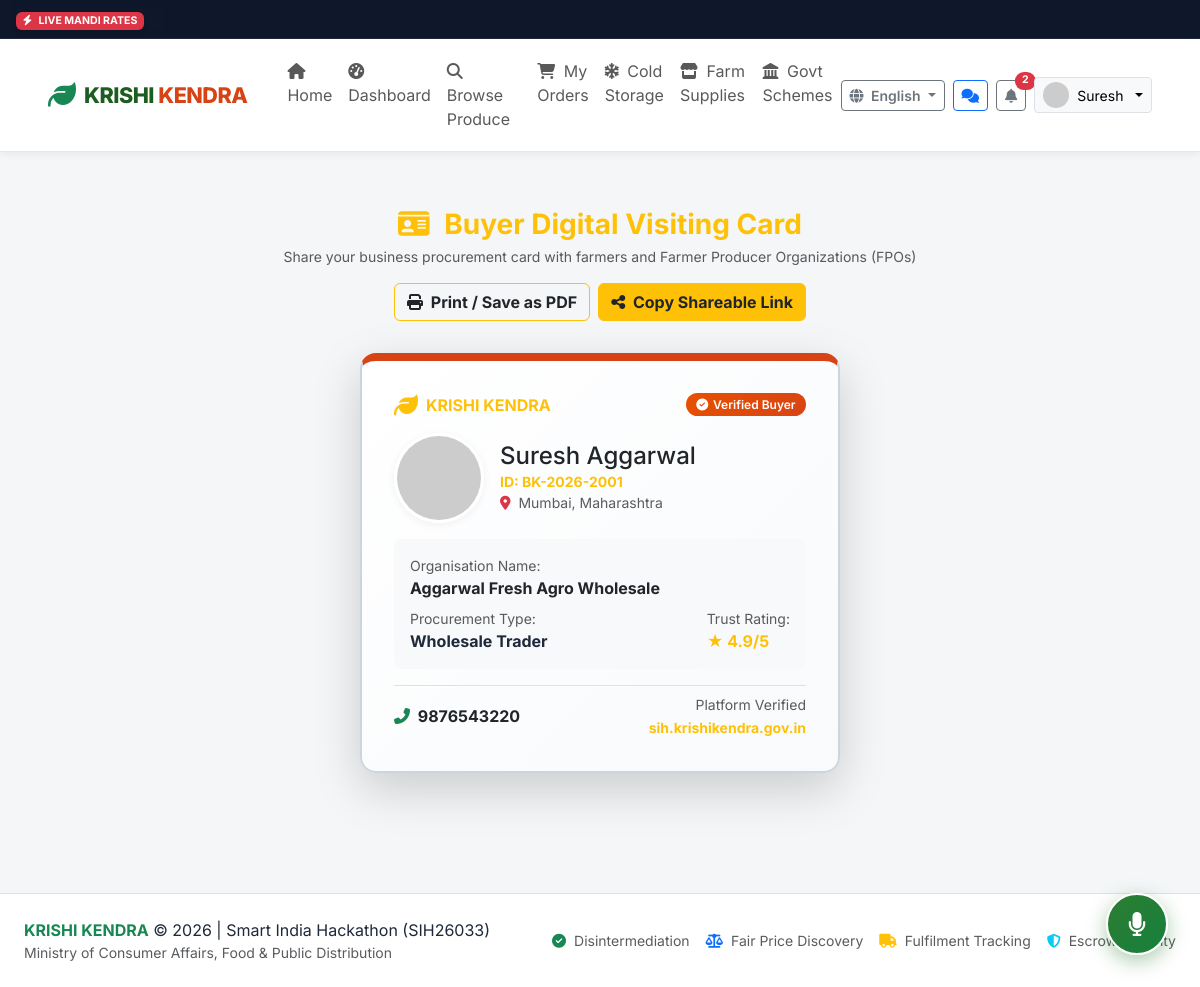
/buyer/visiting-card (signed in), run on the app's committed database.
### app/models.py (models this page shows, shortened)
class User(db.Model):
    __tablename__ = 'users'
    id = db.Column(db.Integer, primary_key=True)
    custom_id = db.Column(db.String(32), unique=True, nullable=False, index=True) # e.g. FK-2026-1001, BK-2026-2001, ADM-001
    phone = db.Column(db.String(15), unique=True, nullable=False, index=True)
    password_hash = db.Column(db.String(255), nullable=True)
    role = db.Column(db.String(20), nullable=False, default='farmer') # farmer, buyer, admin
    name = db.Column(db.String(120), nullable=False)
    profile_image = db.Column(db.String(255), default='default_avatar.png')
    preferred_language = db.Column(db.String(10), default='en') # en, hi, mr, ta, te
    is_verified = db.Column(db.Boolean, default=False)
    verification_status = db.Column(db.String(20), default='none') # none, pending, approved, rejected
    gov_id_type = db.Column(db.String(50), nullable=True) # Aadhaar, Voter Card, Kisan Credit Card
    gov_id_masked = db.Column(db.String(50), nullable=True) # e.g. "XXXX-XXXX-1234" (Never store full plaintext)
    verification_doc = db.Column(db.String(255), nullable=True)
    verification_rejection_reason = db.Column(db.String(255), nullable=True)
    is_active = db.Column(db.Boolean, default=True)
    created_at = db.Column(db.DateTime, default=datetime.utcnow)
    updated_at = db.Column(db.DateTime, default=datetime.utcnow, onupdate=datetime.utcnow)
    farmer_profile = db.relationship('FarmerProfile', backref='user', uselist=False, cascade='all, delete-orphan')
    buyer_profile = db.relationship('BuyerProfile', backref='user', uselist=False, cascade='all, delete-orphan')
    inventories = db.relationship('Inventory', backref='farmer', lazy='dynamic', cascade='all, delete-orphan')
    requirements = db.relationship('Requirement', backref='buyer', lazy='dynamic', cascade='all, delete-orphan')
    notifications = db.relationship('Notification', backref='user', lazy='dynamic', cascade='all, delete-orphan')

class BuyerProfile(db.Model):
    __tablename__ = 'buyer_profiles'
    id = db.Column(db.Integer, primary_key=True)
    user_id = db.Column(db.Integer, db.ForeignKey('users.id', ondelete='CASCADE'), nullable=False, unique=True)
    business_name = db.Column(db.String(150), default='Fresh Harvest Traders')
    business_type = db.Column(db.String(80), default='Wholesale Trader') # Wholesale Trader, Retailer, Apartment Buying Club, Consumer, Processor
    gst_number = db.Column(db.String(30), nullable=True)
    address = db.Column(db.String(255), default='')
    district = db.Column(db.String(100), default='Mumbai')
    state = db.Column(db.String(100), default='Maharashtra')
    pincode = db.Column(db.String(10), default='400001')
    latitude = db.Column(db.Float, nullable=True, default=19.0760)
    longitude = db.Column(db.Float, nullable=True, default=72.8777)
    description = db.Column(db.Text, default='Procuring direct-from-farm produce at transparent fair prices.')
    share_phone_consent = db.Column(db.Boolean, default=False)
    rating = db.Column(db.Float, default=4.9)
    total_reviews = db.Column(db.Integer, default=8)

### app/routes/buyer.py (the view)
@buyer_bp.route('/visiting-card')
@buyer_required
def visiting_card():
    user = g.user
    profile = user.buyer_profile
    return render_template('buyer/visiting_card.html', user=user, profile=profile)

### app/templates/buyer/visiting_card.html (shortened to what this page needs)
{% extends "base.html" %}
{% block content %}
<div class="container py-4">
  <div class="text-center mb-4 no-print">
    <h3 class="fw-bold text-warning mb-1"><i class="fas fa-id-card me-2"></i> Buyer Digital Visiting Card</h3>
    <p class="text-muted small">Share your business procurement card with farmers and Farmer Producer Organizations (FPOs)</p>
    <div class="d-flex justify-content-center gap-2 mt-3">
      <button onclick="window.print()" class="btn btn-outline-warning text-dark fw-bold">
        <i class="fas fa-print me-1"></i> Print / Save as PDF
      </button>
      <button onclick="navigator.clipboard.writeText(window.location.origin + '{{ url_for('main.public_visiting_card', custom_id=user.custom_id) }}'); alert('Visiting Card link copied to clipboard!');" class="btn btn-warning text-dark fw-bold">
        <i class="fas fa-share-alt me-1"></i> Copy Shareable Link
      </button>
    </div>
  </div>
  <div class="visiting-card-container">
    <div class="visiting-card buyer-theme-card shadow-lg">
      <div class="d-flex justify-content-between align-items-center mb-3">
        <div class="d-flex align-items-center gap-2">
          <i class="fas fa-leaf text-warning fs-4"></i>
          <span class="fw-bold text-warning">KRISHI KENDRA</span>
        </div>
        {% if user.is_verified %}
          <span class="badge badge-verified-buyer"><i class="fas fa-check-circle"></i> Verified Buyer</span>
        {% else %}
          <span class="badge bg-secondary">Registered Buyer</span>
        {% endif %}
      </div>
      <div class="d-flex align-items-center gap-3 mb-3">
        <img src="{% if user.profile_image and user.profile_image != 'default_avatar.png' %}{{ url_for('static', filename='uploads/' + user.profile_image) }}{% else %}https://ui-avatars.com/api/?name={{ user.name }}&background=e65100&color=fff{% endif %}" alt="Avatar" class="visiting-card-avatar">
        <div>
          <h4 class="fw-extrabold mb-0 text-dark">{{ user.name }}</h4>
          <div class="text-warning fw-bold small">ID: {{ user.custom_id }}</div>
          <div class="text-muted small"><i class="fas fa-map-marker-alt text-danger me-1"></i> {{ profile.district if profile else 'Mumbai' }}, {{ profile.state if profile else 'Maharashtra' }}</div>
        </div>
      </div>
      <div class="p-3 bg-light rounded-3 mb-3">
        <div class="mb-2">
          <small class="text-muted d-block">Organisation Name:</small>
          <strong class="text-dark">{{ profile.business_name if profile else 'Agricultural Trade Corp' }}</strong>
        </div>
        <div class="d-flex justify-content-between">
          <div>
            <small class="text-muted d-block">Procurement Type:</small>
            <strong>{{ profile.business_type if profile else 'Wholesale Trader' }}</strong>
          </div>
          <div>
            <small class="text-muted d-block">Trust Rating:</small>
            <strong class="text-warning">★ {{ profile.rating if profile else 4.9 }}/5</strong>
          </div>
        </div>
      </div>
      <div class="border-top pt-2 d-flex justify-content-between align-items-center">
        <div>
          {% if profile and profile.share_phone_consent %}
            <div class="fw-bold text-dark"><i class="fas fa-phone-alt text-success me-1"></i> {{ user.phone }}</div>
          {% else %}
            <div class="text-muted small"><i class="fas fa-lock text-secondary me-1"></i> Direct In-App Negotiation</div>
          {% endif %}
        </div>
        <div class="text-end">
          <small class="text-muted d-block">Platform Verified</small>
          <small class="fw-bold text-warning">sih.krishikendra.gov.in</small>
        </div>
      </div>
    </div>
  </div>
</div>
{% endblock %}

### app/templates/base.html (shortened to what this page needs)
<!DOCTYPE html>
<html lang="{{ current_lang }}">
<head>
  <link href="https://cdn.jsdelivr.net/npm/bootstrap@5.3.3/dist/css/bootstrap.min.css" rel="stylesheet">
  <link rel="stylesheet" href="https://cdnjs.cloudflare.com/ajax/libs/font-awesome/6.5.1/css/all.min.css">
  <link rel="stylesheet" href="{{ url_for('static', filename='css/style.css') }}">
</head>
<body class="{% if current_user and current_user.role == 'farmer' %}theme-farmer{% elif current_user and current_user.role == 'buyer' %}theme-buyer{% elif current_user and current_user.role == 'admin' %}theme-admin{% endif %}">
  <div class="mandi-ticker">
    <div class="mandi-ticker-badge">
      <span class="badge bg-danger shadow-sm"><i class="fas fa-bolt me-1"></i> LIVE MANDI RATES</span>
    </div>
    <div class="mandi-ticker-track">
      <div class="ticker-wrap">
      </div>
    </div>
  </div>
  <nav class="navbar navbar-expand-lg navbar-krishi sticky-top">
    <div class="container-fluid px-lg-4">
      <a class="navbar-brand d-flex align-items-center" href="{{ url_for('main.index') }}">
        <i class="fas fa-leaf text-success fs-3 me-2"></i>
        <div class="brand-title">
          KRISHI <span>KENDRA</span>
        </div>
      </a>
      <div class="collapse navbar-collapse" id="navbarKrishiContent">
        <ul class="navbar-nav me-auto mb-2 mb-lg-0 ms-lg-3">
          <li class="nav-item">
            <a class="nav-link {% if request.endpoint == 'main.index' %}active fw-bold{% endif %}" href="{{ url_for('main.index') }}"><i class="fas fa-home me-1"></i> <span data-i18n="nav_home">Home</span></a>
          </li>
          {% if current_user %}
            {% if current_user.role == 'farmer' %}
              <li class="nav-item">
                <a class="nav-link {% if request.endpoint == 'farmer.dashboard' %}active text-success fw-bold{% endif %}" href="{{ url_for('farmer.dashboard') }}"><i class="fas fa-tachometer-alt me-1"></i> <span data-i18n="nav_dashboard">Dashboard</span></a>
              </li>
              <li class="nav-item">
                <a class="nav-link {% if request.endpoint == 'farmer.inventory' or request.endpoint == 'farmer.add_produce' %}active text-success fw-bold{% endif %}" href="{{ url_for('farmer.inventory') }}"><i class="fas fa-boxes me-1"></i> <span data-i18n="nav_inventory">My Inventory</span></a>
              </li>
              <li class="nav-item">
                <a class="nav-link {% if request.endpoint == 'farmer.orders' %}active text-success fw-bold{% endif %}" href="{{ url_for('farmer.orders') }}"><i class="fas fa-handshake me-1"></i> <span data-i18n="nav_orders">Orders</span></a>
              </li>
            {% elif current_user.role == 'buyer' %}
              <li class="nav-item">
                <a class="nav-link " href="{{ url_for('buyer.dashboard') }}"><i class="fas fa-tachometer-alt me-1"></i> <span data-i18n="nav_dashboard"></span></a>
              </li>
              <li class="nav-item">
                <a class="nav-link {% if request.endpoint == 'buyer.browse' %}active text-warning fw-bold{% endif %}" href="{{ url_for('buyer.browse') }}"><i class="fas fa-search me-1"></i> Browse Produce</a>
              </li>
              <li class="nav-item">
                <a class="nav-link {% if request.endpoint == 'buyer.orders' %}active text-warning fw-bold{% endif %}" href="{{ url_for('buyer.orders') }}"><i class="fas fa-shopping-cart me-1"></i> My Orders</a>
              </li>
            {% elif current_user.role == 'admin' %}
              <li class="nav-item">
                <a class="nav-link {% if 'admin.' in (request.endpoint or '') %}active text-primary fw-bold{% endif %}" href="{{ url_for('admin.dashboard') }}"><i class="fas fa-shield-alt me-1"></i> Admin Portal</a>
              </li>
            {% endif %}
          {% endif %}
          <li class="nav-item">
            <a class="nav-link " href="{{ url_for('cold_storage.index') }}"><i class="fas fa-snowflake me-1"></i> <span data-i18n="nav_cold_storage"></span></a>
          </li>
          <li class="nav-item">
            <a class="nav-link " href="{{ url_for('marketplace.index') }}"><i class="fas fa-store me-1"></i> <span data-i18n="nav_marketplace"></span></a>
          </li>
          <li class="nav-item">
            <a class="nav-link {% if 'schemes.' in (request.endpoint or '') %}active fw-bold{% endif %}" href="{{ url_for('schemes.index') }}"><i class="fas fa-landmark me-1"></i> <span data-i18n="nav_schemes">Govt Schemes</span></a>
          </li>
        </ul>
        <div class="d-flex align-items-center gap-2">
          <div class="dropdown">
            <button class="btn btn-sm btn-outline-secondary dropdown-toggle fw-semibold" type="button" data-bs-toggle="dropdown">
              <i class="fas fa-globe me-1"></i> {{ available_languages.get(current_lang, 'Language') }}
            </button>
          </div>
          {% if current_user %}
            <a href="{{ url_for('chat.chat_list') }}" class="btn btn-sm btn-outline-primary position-relative" title="Conversations & Offers">
              <i class="fas fa-comments"></i>
            </a>
            <div class="dropdown">
              <button class="btn btn-sm btn-outline-secondary position-relative" type="button" data-bs-toggle="dropdown" title="Notifications">
                <i class="fas fa-bell"></i>
                {% if unread_notifications_count > 0 %}
                  <span class="position-absolute top-0 start-100 translate-middle badge rounded-pill bg-danger">
                    {{ unread_notifications_count }}
                  </span>
                {% endif %}
              </button>
            </div>
            <div class="dropdown">
              <button class="btn btn-sm btn-light border dropdown-toggle d-flex align-items-center gap-2" type="button" data-bs-toggle="dropdown">
                <img src="{% if current_user.profile_image and current_user.profile_image != 'default_avatar.png' %}{{ url_for('static', filename='uploads/' + current_user.profile_image) }}{% else %}https://ui-avatars.com/api/?name={{ current_user.name }}&background=2e7d32&color=fff{% endif %}" alt="Avatar" class="rounded-circle" width="26" height="26">
                <span>{{ current_user.name.split()[0] }}</span>
              </button>
            </div>
          {% endif %}
        </div>
      </div>
    </div>
  </nav>
  <main class="py-3">
    {% block content %}{% endblock %}
  </main>
  <div class="voice-assistant-fab" id="voiceAssistantFab" title="Click to speak or chat with Krishi Mitra AI Copilot">
    <i class="fas fa-microphone fs-4"></i>
  </div>
  <footer class="bg-white border-top py-4 mt-5">
    <div class="container-fluid px-lg-4 d-flex flex-column flex-md-row justify-content-between align-items-center gap-3">
      <div>
        <span class="fw-bold text-success">KRISHI KENDRA</span> &copy; 2026 | Smart India Hackathon (SIH26033)
        <div class="text-muted small">Ministry of Consumer Affairs, Food & Public Distribution</div>
      </div>
      <div class="d-flex gap-3 small text-muted">
        <span><i class="fas fa-check-circle text-success me-1"></i> Disintermediation</span>
        <span><i class="fas fa-balance-scale text-primary me-1"></i> Fair Price Discovery</span>
        <span><i class="fas fa-truck text-warning me-1"></i> Fulfilment Tracking</span>
        <span><i class="fas fa-shield-alt text-info me-1"></i> Escrow Security</span>
      </div>
    </div>
  </footer>
</body>
</html>

### data on the page
User: name "Suresh", name "Suresh Aggarwal", custom_id "BK-2026-2001", phone "9876543220"
BuyerProfile: district "Mumbai", state "Maharashtra", business_name "Aggarwal Fresh Agro Wholesale", business_type "Wholesale Trader", rating "4.9"

### other printed values
{{ available_languages.get(current_lang, 'Language') }} "English"
{{ unread_notifications_count }} "2"
